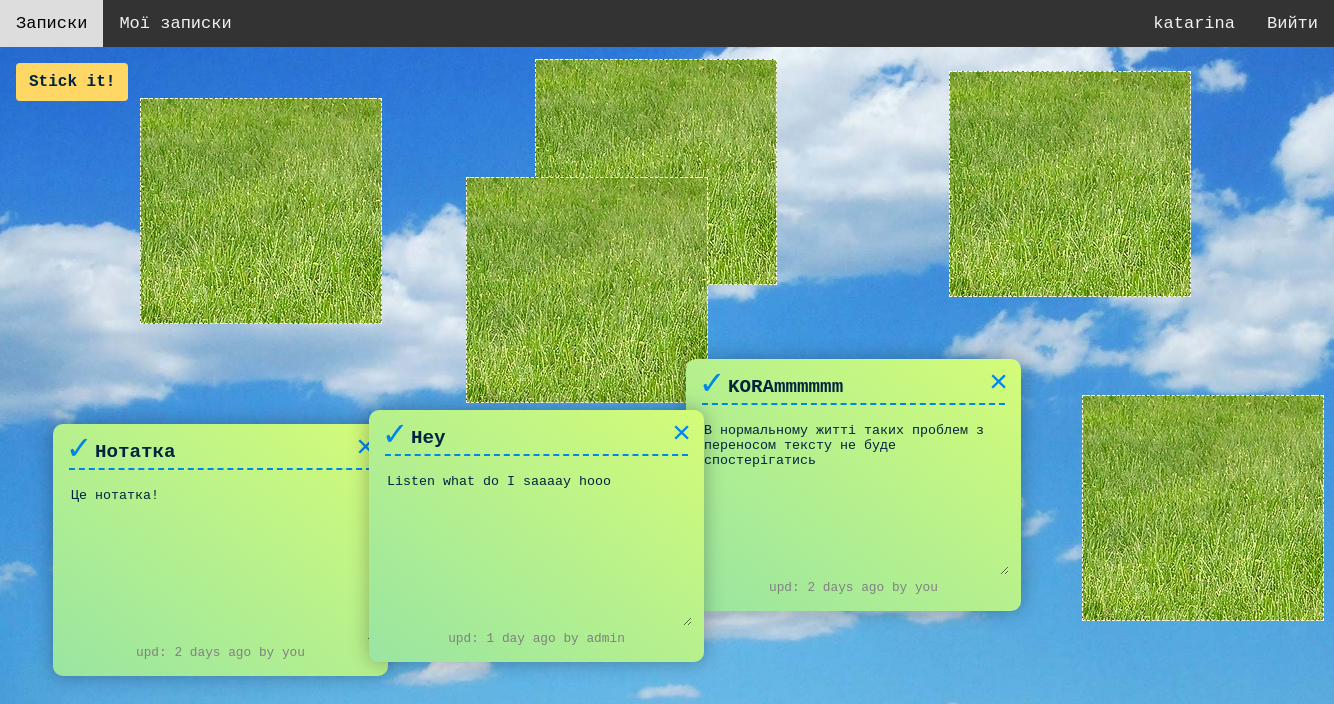
The app's page /user_notes/ (signed in) with its own data.
### notes/models.py (models this page shows, shortened)
class Note(models.Model):
    title = models.CharField(max_length=300, default='')
    content = models.TextField(default='')
    left = models.CharField(max_length=7, default='35vw')
    top = models.CharField(max_length=7, default='37h')
    author = models.ForeignKey(
        User, on_delete=models.CASCADE
    )
    creation_date = models.DateTimeField(auto_now_add=True, editable=False)
    def get_title_id(self):
        return f'title_{self.id}'
    def get_content_id(self):
        return f'content_{self.id}'
    def get_footer_id(self):
        return f'footer_{self.id}'
    def get_edits(self):
        return self.edit_set.all()
    def get_last_edit(self):
        edits = self.get_edits()
        if edits:
            last_edit = edits[0]
            for edit in edits:
                if edit.creation_date > last_edit.creation_date:
                    last_edit = edit
            return last_edit
    def get_save_alert_id(self):
        return f'save_alert_{self.id}'

class Edit(models.Model):
    title = models.CharField(max_length=300)
    content = models.TextField()
    note = models.ForeignKey(
        Note, on_delete=models.CASCADE
    )
    author = models.ForeignKey(
        User, on_delete=models.CASCADE
    )
    creation_date = models.DateTimeField(auto_now_add=True, editable=False)
    def when_published(self):
        now = timezone.now()
        since = now - self.creation_date
        days = since.days
        seconds = since.seconds
        if days == 0:
            if int(seconds/3600) == 1:
                return f"{int(seconds / 3600)} hour ago"
            elif seconds >= 3600:
                return f"{int(seconds/3600)} hours ago"
            elif int(seconds / 60) == 1:
                return f"{int(seconds / 60)} minute ago"
            else:
                return f"{int(seconds / 60)} minutes ago"
        elif days == 1:
            return f"{days} day ago"
        else:
            return f"{days} days ago"

### notes/views.py (the view)
# urls.py: path("user_notes/", views.user_notes, name="user_notes"),
@login_required
def user_notes(request):
    context = {'notes': Note.objects.all(),
               'user': request.user,
               'only_user': True}
    return render(request, "all_notes.html", context)

### notes/templates/all_notes.html (shortened to what this page needs)
{% extends 'base.html' %}
{% load static %}
{% block header %}
    <link rel="stylesheet" href="{% static 'note.css' %}">
{% endblock %}
{%  block content %}
        {% if user.is_authenticated %}
                <button class="button" id="createsticky">Stick it!</button>
        {% endif %}
        <div id="stickies-container">
                {% for note in notes %}
                        {% if not only_user or user == note.author %}
                                <div id={{ note.id }} class="drag sticky"
                                     style="left:{{ note.left }}; top:{{ note.top }}">
                                        <h3><input type="text" name="stickytitle"
                                                   id={{ note.get_title_id }} value={{ note.title }}></h3>
                                        <p><textarea name="stickytext" id={{ note.get_content_id }}
                                                     cols="24" rows="10">{{ note.content }}</textarea></p>
                                        {% if note.author == user %}
                                                <span class="deletesticky">&times;</span>
                                        {% endif %}
                                        {% if user.is_authenticated %}
                                                <span class="savesticky">&#10003;</span>
                                        {% endif %}
                                        {% if note.get_last_edit %}
                                        <a href="{% url 'notes:details_note' note.id %}" style="text-decoration:none;">
                                                <div id={{ note.get_footer_id }}, class="update_footer">
                                                        {% if user == note.get_last_edit.author %}
                                                        <span>upd: {{ note.get_last_edit.when_published }} by you</span>
                                                        {% else %}
                                                        <span>upd: {{ note.get_last_edit.when_published }} by {{ note.get_last_edit.author }}</span>
                                                        {% endif %}
                                                </div>
                                        </a>
                                        {% endif %}
                                </div>
                        {% else %}
                         <div id={{ note.id }} class="grass_border"
                                    style="left:{{ note.left }}; top:{{ note.top }}">
                         </div>
                        {% endif %}
                {% endfor %}
        </div>
{% endblock %}

### notatky/templates/navbar.html
{%  block content %}
<div class="navbar">
  <a href="{% url 'notes:notes' %}">Записки</a>
  {% if user.is_authenticated %}
  <a href="{% url 'notes:user_notes' %}">Мої записки</a>
  <a href="{% url 'auth:log_out' %}" style="float:right">Вийти</a>
  <a href="{% url 'auth:profile' user.id %}" style="float:right">{{ user.username }}</a>
  {% else %}
  <a href="{% url 'auth:log_in' %}" style="float:right">Увійти</a>
  {% endif %}
</div>
{% endblock %}

### notatky/static/css/navbar.css (style rules this page uses)
.navbar { width: 100%; position: -webkit-sticky; position: sticky; top: 0px; background-color: #333; overflow: hidden; z-index: 5; }
.navbar a { float: left; color: #f2f2f2; text-align: center; padding: 14px 16px; text-decoration: none; font-size: 17px; }

### notes/static/css/base.css (style rules this page uses)
html { box-sizing: border-box; font-family: 'Courier New', Courier, monospace; }
body { background: linear-gradient(to left bottom, #41d8dd, #5583ee); min-height: 100vh; height: 100%; margin: 0; position: relative; background-image: url("img/sky.jpg"); -webkit-background-size: cover; -moz-background-size: cover; -o-background-size: cover; background-size: cover; }
button.button, button { -moz-user-select: none; -ms-user-select: none; -webkit-user-select: none; color: #00243f; background-color: rgb(255,215,100); border-radius: 0.25rem; border: 1px solid transparent; display: inline-block; font-family: 'Courier New', Courier, monospace; font-size: 1rem; font-weight: 600; line-height: 1.5; padding: 0.375rem 0.75rem; text-align: center; user-select: none; vertical-align: middle; margin-top: 1rem; }
a { text-decoration: none; }

### notes/static/css/note.css (style rules this page uses)
#stickies-container { padding: 1rem; }
.drag { -webkit-touch-callout: none; -webkit-user-select: none; -khtml-user-select: none; -moz-user-select: none; -ms-user-select: none; user-select: none; }
.sticky textarea, .sticky input { width: 100%; color: black; background: transparent; border: none; outline: none; font-family: 'Courier New', Courier, monospace; color: #00243f; }
.sticky { background: linear-gradient(to left bottom, #d4fc78, #99e5a2); box-shadow: 0 0 20px rgba(0, 0, 0, 0.3); color: #00243f; cursor: grab; display: inline-block; padding: 1rem 1rem 1rem 1rem; position: absolute; border-radius: 10px; }
.sticky h3, .sticky-flexy h3 { border-bottom: dashed 2px #0085e8; margin: 0 0 1rem 0; min-height: 1.3rem; padding: 0 1.5rem 0.25rem 1.5rem; }
.sticky p, .sticky-flexy p { margin: 0; min-height: 9rem; font-size: 1rem; font-weight: 400; }
.sticky p textarea { min-height: 9rem; min-width: 17rem; }
.sticky h3 input { font-size: 1.2rem; font-weight: 600; }
.sticky_update_footer, .update_footer { font-size: 0.8rem; font-weight: 100; color: grey; text-align: center; }
.sticky .deletesticky { color: #0085e8; cursor: pointer; font-size: 2rem; position: absolute; right: 0.8rem; top: 0.4rem; }
.savesticky { color: #0085e8; cursor: pointer; font-size: 2rem; position: absolute; left: 0.8rem; top: 0.3rem; }
#createsticky { margin-top: 1rem; margin-left: 1rem; }
.grass_border { display: inline-block; position: absolute; border-color: white; border-style: dashed; border-width: 0.1rem; width: 15rem; height: 14rem; z-index: -5; background-image: url("img/grass.jpg"); }

### records on screen
Note: stickytitle "Нотатка", stickytext "Це нотатка!", get_last_edit.when_published "2 days ago"
Note: stickytitle "KORAmmmmmm", stickytext "В нормальному житті таких проблем з переносом тексту не буде спостерігатись", get_last_edit.when_published "2 days ago"
Note: stickytitle "Hey", stickytext "Listen what do I saaaay hooo", get_last_edit.when_published "1 day ago", get_last_edit.author "admin"

### other values on screen
{{ user.username }} "katarina"
